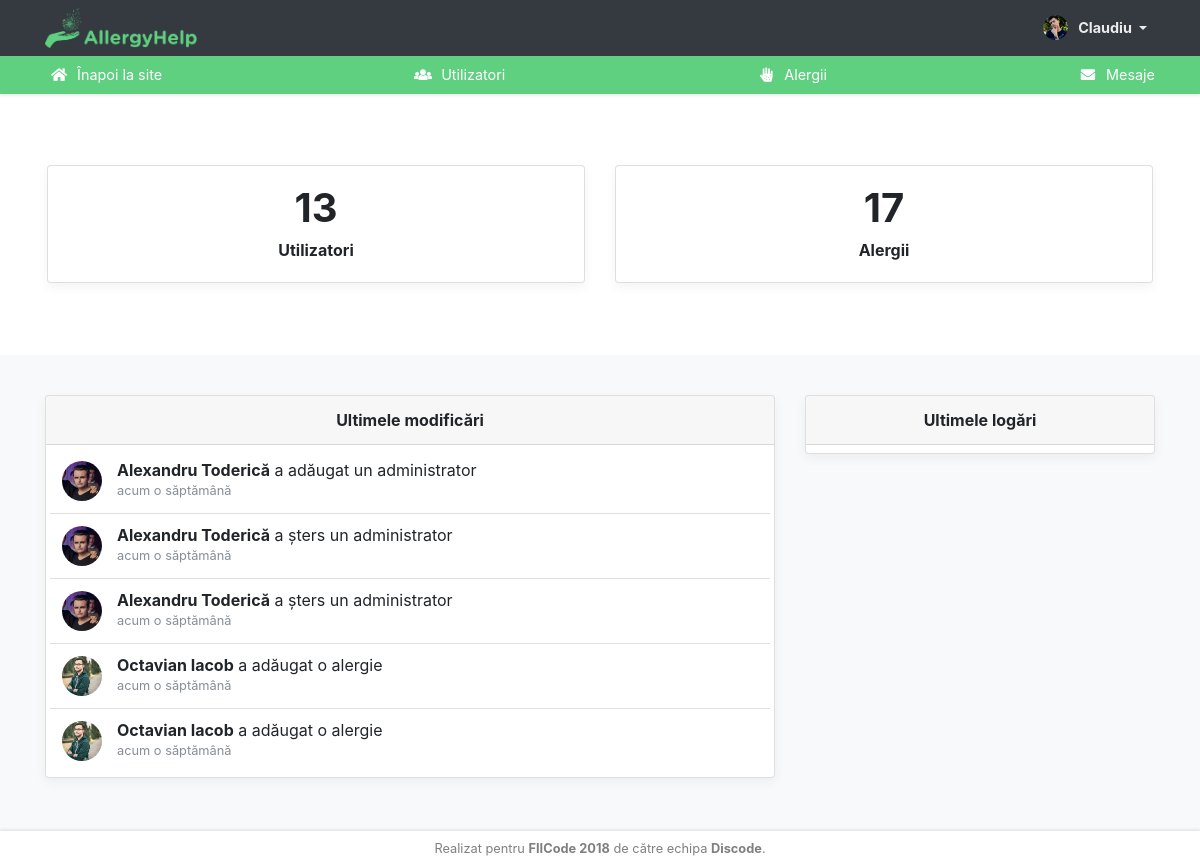
/admin/index.php (signed in), run on an earlier commit of the app's database.
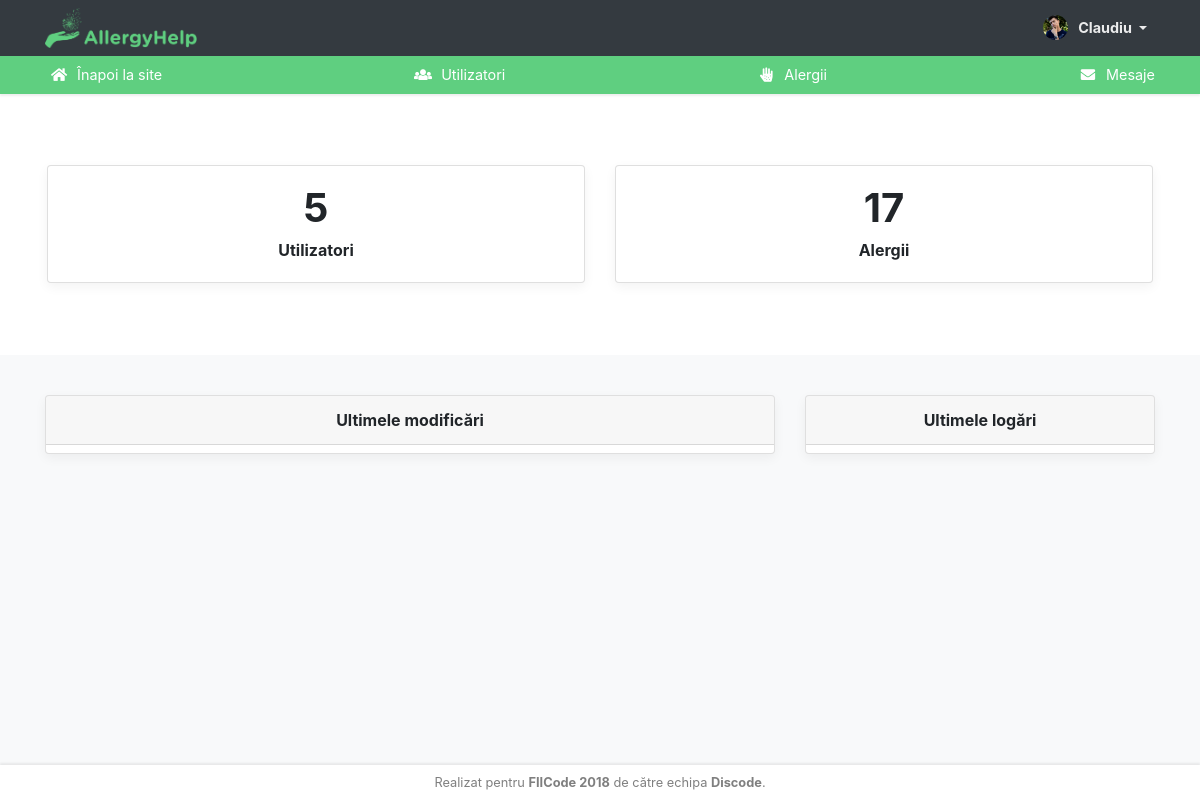
And on a later commit of the database.
### tables this page shows
CREATE TABLE `users` (
  `id` int(11) NOT NULL,
  `lastname` varchar(64) NOT NULL,
  `firstname` varchar(64) NOT NULL,
  `admin` tinyint(1) NOT NULL DEFAULT '0',
  `email` varchar(64) NOT NULL,
  `password` varchar(64) NOT NULL,
  `regtime` datetime NOT NULL
);

CREATE TABLE `actions` (
  `id` int(11) NOT NULL,
  `userid` int(11) NOT NULL,
  `action` varchar(128) NOT NULL,
  `date` datetime NOT NULL
);

### assets/php/functions.php (the view, shortened to what this page needs)
<?php
	class Utils
	{
		public function __construct()
		{
			$this->db = new mysqli(DB_SERVER, DB_USERNAME, DB_PASSWORD, DB_DATABASE);
		}
		public function mysqli_result($res, $row = 0, $col = 0)
		{
			$numrows = mysqli_num_rows($res);
			if ($numrows && $row <= ($numrows - 1) && $row >= 0)
			{
				mysqli_data_seek($res,$row);
				$resrow = (is_numeric($col)) ? mysqli_fetch_row($res) : mysqli_fetch_assoc($res);
				if (isset($resrow[$col]))
					return $resrow[$col];
			}
			return false;
		}
		public function time_passed($timestamp)
		{
			$timestamp      = strtotime($timestamp);
			$current_time   = strtotime(date('Y-m-d H:i:s', time()));
			$diff           = $current_time - $timestamp;
			$intervals      = array (
				'year' => 31556926, 'month' => 2629744, 'week' => 604800, 'day' => 86400, 'hour' => 3600, 'minute'=> 60
			);
			$prepoz = "de";
			if ($diff >= $intervals['week'] && $diff < $intervals['month'])
			{
				$diff = floor($diff/$intervals['week']);
				if($diff < 20) $prepoz = "";
				return $diff == 1 ? 'acum o săptămână' : 'acum ' . $diff . ' '. $prepoz .' săptămâni';
			}
		}
	}
	class User extends Utils
	{
		public function get_fullname($id)
		{
			$sql = "SELECT firstname, lastname FROM users WHERE id = $id";
			$result = mysqli_query($this->db,$sql);
			$user_data = mysqli_fetch_array($result);
			return $user_data['firstname']." ".$user_data['lastname'];
		}
		public function get_firstname($id)
		{
			return $this->mysqli_result(mysqli_query($this->db, "SELECT firstname FROM users WHERE id = '$id'"));
		}
		public function isadmin($id)
		{
			return $this->mysqli_result(mysqli_query($this->db, "SELECT admin FROM users WHERE id = '$id'"));
		}
	}
	class Admin extends User
	{
		public function get_actions()
		{
			$sql = "SELECT * FROM actions ORDER BY date DESC LIMIT 5";
			$result = mysqli_query($this->db, $sql);
			while($row = mysqli_fetch_assoc($result))
			{
				echo '
				<li class="list-group-item">
					<img class="avatar float-left" src="'.$this->get_avatar($row["userid"]).'" />
					<strong>'.$this->get_fullname($row["userid"]).'</strong> '.$row["action"].'
					<br><small class="time text-muted">'.$this->time_passed($row["date"]).'</small>
				</li>
				';
			}
		}
		public function count_users()
		{
			return $this->mysqli_result(mysqli_query($this->db, "SELECT COUNT(*) FROM users"));
		}
		public function count_allergies()
		{
			return $this->mysqli_result(mysqli_query($this->db, "SELECT COUNT(*) FROM allergies"));
		}
		public function get_avatar($id)
		{
			if(file_exists("../assets/img/avatars/".$id.".jpg")) $avatar = $id;
			else $avatar = 0;
			$source = "../assets/img/avatars/" . $avatar . ".jpg?=" . filemtime('../assets/img/avatars/'.$avatar.'.jpg');
			return $source;
		}
		public function get_admin_session()
		{
			return isset($_SESSION['allergyhelp_admin_login']);
		}
	}
?>

### admin/index.php (shortened to what this page needs)
<?php
	include_once '../assets/php/functions.php';
	$user = new User();
	$admin = new Admin();
	if(isset($_SESSION['allergyhelp_admin_id']))
		$id = $_SESSION['allergyhelp_admin_id'];
	if ($admin->get_admin_session())
	{
		if(!$admin->isadmin($id))
		{
?>
<!DOCTYPE html>
<html lang="ro">
<head>
	<meta charset="utf-8">
	<meta name="theme-color" content="#5fcf80">
	<meta name="viewport" content="width=device-width, initial-scale=1, shrink-to-fit=no">
	<meta name="author" content="Discode">
	<title>AllergyHelp</title>
	<link rel="icon" type="image/x-icon" href="../assets/img/icon.png" />
	<link href="../assets/css/bootstrap/bootstrap.min.css" rel="stylesheet">
	<link href="../assets/css/admin.css" rel="stylesheet">
</head>
<body class="bg-light">
	<p class="no-admin text-center">
		Drepturile de administrator ți-au fost revocate.
		<br /><a href="index.php?q=logout">Click aici pentru delogare.</a>
	</p>
</body>
</html>
<?php
		}
		else
		{
?>
<!DOCTYPE html>
<html lang="ro">
<head>
	<link href="../assets/css/bootstrap/bootstrap.min.css" rel="stylesheet">
	<link href="../assets/css/fontawesome/fontawesome.min.css" rel="stylesheet">
	<link href="../assets/css/summernote/summernote-bs4.css" rel="stylesheet">
	<link href="../assets/css/admin.css" rel="stylesheet">
</head>
<body class="bg-light">
	<nav class="navbar navbar-expand-lg navbar-dark bg-dark">
		<div class="container">
			<a class="navbar-brand m-auto" href="."><img src="../assets/img/logo-green.png" /></a>
			<div class="collapse navbar-collapse" id="navbarNav">
				<ul class="navbar-nav ml-auto">
					<li class="nav-item dropdown">
						<a class="nav-link dropdown-toggle" href="#" id="navbarDropdownMenuLink" data-toggle="dropdown" aria-haspopup="true" aria-expanded="false">
							<img class="avatar" src="<?php echo $admin->get_avatar($id); ?>"><?php echo $user->get_firstname($id); ?>
						</a>
					</li>
				</ul>
			</div>
		</div>
		<div class="navbar-links">
			<div class="container d-flex flex-column flex-lg-row justify-content-between">
				<a class="py-2 d-none d-lg-inline-block" href="../"><i class="fa fa-fw fa-home"></i> Înapoi la site</a>
				<a class="py-2 d-none d-lg-inline-block<?php if ((isset($p) ? $p : null) == "users") echo ' active'; ?>" href="?p=users"><i class="fa fa-fw fa-users"></i> Utilizatori</a>
				<a class="py-2 d-none d-lg-inline-block<?php if ((isset($p) ? $p : null) == "allergies") echo ' active'; ?>" href="?p=allergies"><i class="fa fa-fw fa-allergies"></i> Alergii</a>
				<a class="py-2 d-none d-lg-inline-block<?php if ((isset($p) ? $p : null) == "messages") echo ' active'; ?>" href="?p=messages"><i class="fa fa-fw fa-envelope"></i> Mesaje</a>
			</div>
		</div>
	</nav>
	<?php
		if(empty($p))
		{
	?>
	<main role="main">
		<section class="jumbotron text-center">
			<div class="container">
				<div class="row">
					<div class="col">
						<div class="card box-shadow">
							<div class="card-body">
								<h1><?php echo $admin->count_users(); ?></h1>
								<p class="card-text font-weight-bold">
									Utilizatori
								</p>
							</div>
						</div>
					</div>
					<div class="col">
						<div class="card box-shadow">
							<div class="card-body">
								<h1><?php echo $admin->count_allergies(); ?></h1>
								<p class="card-text font-weight-bold">
									Alergii
								</p>
							</div>
						</div>
					</div>
				</div>
			</div>
		</section>
		<div class="container">
			<div class="row">
				<div class="col-md-8">
					<div class="card box-shadow last-changes">
						<div class="card-header text-center font-weight-bold">
							Ultimele modificări
						</div>
						<div class="card-body p-1">
							<ul class="list-group list-group-flush">
								<?php $admin->get_actions(); ?>
							</ul>
						</div>
					</div>
				</div>
				<div class="col-md">
					<div class="card box-shadow last-changes">
						<div class="card-header text-center font-weight-bold">
							Ultimele logări
						</div>
						<div class="card-body p-1">
						</div>
					</div>
				</div>
			</div>
		</div>
	</main>
	<?php
		}
	?>
	<footer>
		Realizat pentru <strong><a href="https://fiicode.asii.ro/" target="_blank" rel="noopener">FIICode 2018</a></strong> de către echipa <strong>Discode</strong>.
	</footer>
</body>
</html>
<?php
		}
	}
?>

### assets/css/admin.css (style rules this page uses)
:root { --ah-green: #5fcf80; --ah-dark: #343a40; --ah-card-shadow: 0 1px 3px rgba(0,0,0,0.12), 0 1px 2px rgba(0,0,0,0.24); }
html { min-height: 100%; position: relative; }
body { font-family: -apple-system, BlinkMacSystemFont, "Segoe UI", Roboto, "Helvetica Neue", Arial, sans-serif; }
.navbar { position: absolute; top: 0; right: 0; left: 0; }
.navbar-dark .navbar-nav .nav-link { color: rgba(255,255,255,.9); font-size: 90%; font-weight: 700; }
.navbar-links { background: var(--ah-green); width: 100%; margin: .5rem -1rem -.5rem -1rem; box-shadow: 0 2px 2px 0 rgba(0, 0, 0, 0.07); position: absolute; margin-top: 0; top: 56px; }
.navbar-links a { font-size: 90%; color: white; font-weight: 400; }
main { margin-top: 93px; padding-bottom: 5rem; }
.navbar-brand { margin: -5px; padding: 0; }
.navbar-brand img { height: 40px; }
.avatar { width: 25px; height: 25px; margin-right: 10px; float: left; margin-top: -2px; border-radius: 50%; }
.jumbotron { background: #fff; border-radius: 0; }
.box-shadow { box-shadow: 0 0.25rem 0.75rem rgba(0, 0, 0, .05); }
.card { margin: .5rem 0; }
.card-body h1 { font-weight: 700; }
footer { padding: .5rem 0; color: rgba(0, 0, 0, 0.5); text-align: center; position: absolute; bottom: 0; width: 100%; font-size: 80%; background: #fff; box-shadow: 0 -2px 2px 0 rgba(0, 0, 0, 0.07); }
footer a { text-decoration: none; color: inherit; }
.h1, .h2, .h3, .h4, .h5, .h6, h1, h2, h3, h4, h5, h6 { font-weight: 700; }
.fa-fw { width: 1.75rem; }
.last-changes .list-group-item { line-height: 1.2; padding: .75rem .75rem; }
.last-changes .avatar { width: 40px; height: 40px; margin-right: 15px; margin-top: 0; }
.list-group-item { line-height: 1.3; }

What changed in the data, as far as the page shows it:
removed actions: userid.lastname "Alexandru Toderică", action "a adăugat un administrator", date "acum o săptămână"
removed actions: userid.lastname "Alexandru Toderică", action "a șters un administrator", date "acum o săptămână"
removed actions: userid.lastname "Alexandru Toderică", action "a șters un administrator", date "acum o săptămână"
removed actions: userid.lastname "Octavian Iacob", action "a adăugat o alergie", date "acum o săptămână"
removed actions: userid.lastname "Octavian Iacob", action "a adăugat o alergie", date "acum o săptămână"
Also different on the page:
$admin->count_users(): "13" → "5"
